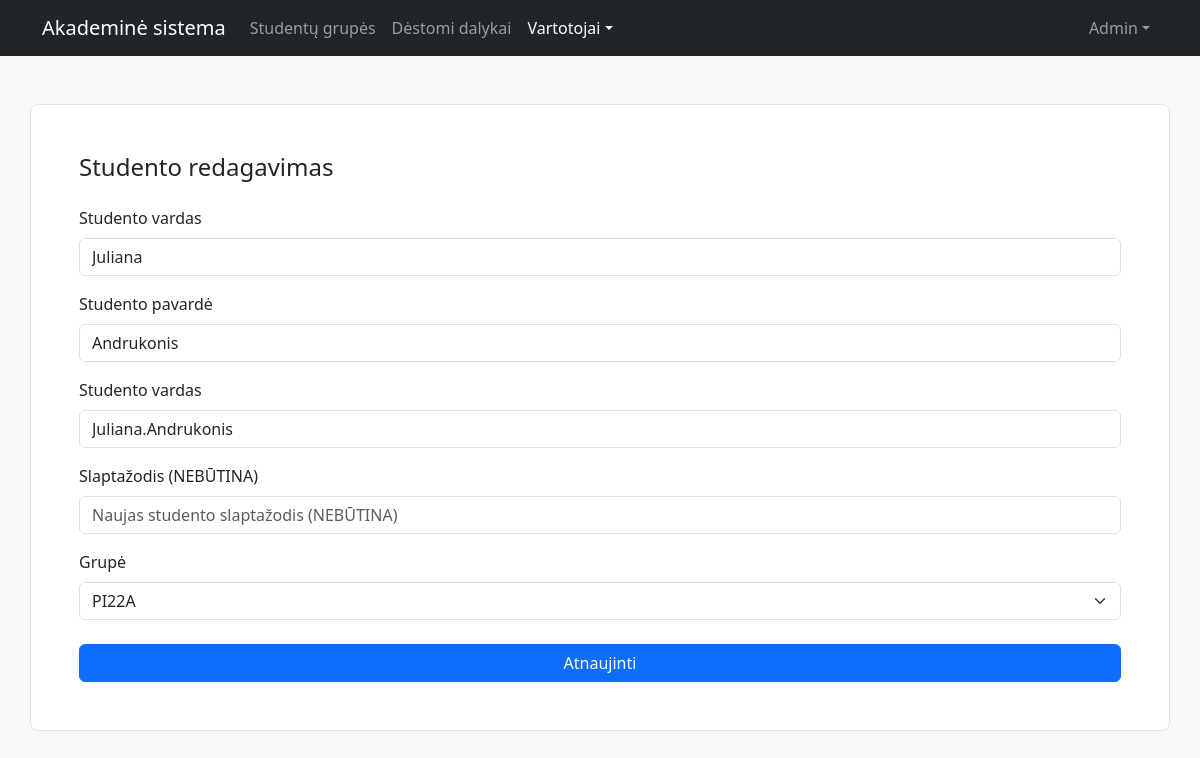
Screenshot of /views/admin/edit_student.php?student_id=10 (signed in) with the database file from the repository.
### tables this page shows
CREATE TABLE `users` (
  `id` int(11) NOT NULL,
  `name` varchar(50) NOT NULL,
  `lastname` varchar(50) NOT NULL,
  `username` varchar(50) NOT NULL,
  `password` varchar(255) NOT NULL,
  `role` tinyint(4) DEFAULT NULL,
  `group` int(11) DEFAULT NULL
);

CREATE TABLE `groups` (
  `id` int(11) NOT NULL,
  `name` varchar(50) NOT NULL
);

### config/config.php (called while the page is built, shortened)
<?php
class DB {
    private static $instance = null;
    public static function get() {
        if (self::$instance == null) {
            try {
                self::$instance = new PDO("mysql:host=" . DB_SERVER . ";dbname=" . DB_NAME, DB_USERNAME, DB_PASSWORD);
            } catch(PDOException $e) {
                die("Nepavyko prisijungti prie duomenu bazes: " . $e->getMessage());
            }
        }
        return self::$instance;
    }
}
?>

### core/user.php (called while the page is built, shortened)
<?php
require_once __DIR__ . "/../config/config.php";
class User {
	private $uid;
	function __construct($uid) {
		$this->uid = $uid;
	}
	public function get() {
		$query = DB::get()->prepare("SELECT * FROM users WHERE id=?");
        $query->execute([$this->uid]);
        return $query->fetch();
	}
}
?>

### core/admin.php (called while the page is built, shortened)
<?php
require_once __DIR__ . "/../config/config.php";
class Admin {
	public function all_groups() {
		$query = DB::get()->prepare("SELECT * FROM groups ORDER BY id");
        $query->execute();
        return $query->fetchAll();
	}
	public function get_user($id) {
		$query = DB::get()->prepare("SELECT * FROM users WHERE id = ?");
        $query->execute([$id]);
        return $query->fetch();
	}
}
?>

### views/admin/edit_student.php (the view, shortened to what this page needs)
<?php
if (isset($_SESSION["logged_in"]) && $_SESSION["logged_in"] === true) {
    require_once __DIR__ . "/../../core/user.php";
    $user = new User($_SESSION["uid"]);
    $profile = $user->get();
    if ($profile["role"] != 1) {
        die("Unauthorized access");
    } else {
        require_once __DIR__ . "/../../core/admin.php";
        $admin = new Admin();
        $student = $admin->get_user($_GET["student_id"]);
        $groups = $admin->all_groups();
    }
}
?>
<!doctype html>
<html lang="lt">
    <head>
        <link rel="stylesheet" href="https://cdnjs.cloudflare.com/ajax/libs/bootstrap/5.3.2/css/bootstrap.min.css" />
    </head>
    <body class="bg-body-tertiary">
        <?php
        require_once __DIR__ . "/../../views/navbar.php";
        ?>
        <div class="container p-5 my-5 bg-white border rounded-3">
            <h4>Studento redagavimas</h4>
            <form action="<?=BASE_URL . '/core/admin.php'?>" class="form-signin w-100 m-auto" method="post">
                <div class="mt-4 mb-3">
                    <label for="newStudentName" class="form-label">Studento vardas</label>
                    <input type="text" class="form-control" name="newStudentName" id="newStudentName" placeholder="Naujas studento vardas" value="<?=$student["name"]?>" required>
                </div>
                <div class="mb-3">
                    <label for="newStudentLastname" class="form-label">Studento pavardė</label>
                    <input type="text" class="form-control" name="newStudentLastname" id="newStudentLastname" placeholder="Nauja studento pavardė" value="<?=$student["lastname"]?>" required>
                </div>
                <div class="mb-3">
                    <label for="newStudentUsername" class="form-label">Studento vardas</label>
                    <input type="text" class="form-control" name="newStudentUsername" id="newStudentUsername" placeholder="Naujas studento prisijungimo vardas" value="<?=$student["username"]?>" required>
                </div>
                <div class="mb-3">
                    <label for="newStudentPassword" class="form-label">Slaptažodis (NEBŪTINA)</label>
                    <input type="password" class="form-control" name="newStudentPassword" id="newStudentPassword" placeholder="Naujas studento slaptažodis (NEBŪTINA)">
                </div>
                <div class="mb-3">
                    <label for="newStudentGroup" class="form-label">Grupė</label>
                    <select class="form-select" name="newStudentGroup">
                        <?php foreach ($groups as $group) {?>
                        <option value="<?=$group["id"]?>"<?=($student["group"] == $group["id"] ? " selected" : "")?>><?=$group["name"]?></option>
                        <?php } ?>
                    </select>
                </div>
                <button type="submit" class="btn btn-primary mt-2 w-100">Atnaujinti</button>
            </form>
        </div>
    </body>
</html>

### views/navbar.php (shortened to what this page needs)
<nav class="navbar navbar-dark bg-dark navbar-expand-lg">
    <div class="container d-flex flex-wrap">
        <a class="navbar-brand" href="<?=BASE_URL . "/views/dashboard.php"?>">Akademinė sistema</a>
        <div class="collapse navbar-collapse" id="navbarScroll">
            <ul class="navbar-nav me-auto">
                <?php if ($profile["role"] == 1) {?>
                <li class="nav-item">
                    <a class="nav-link<?php if ((basename($_SERVER['SCRIPT_FILENAME'], '.php') == "groups") || (basename($_SERVER['SCRIPT_FILENAME'], '.php') == "new_group") || (basename($_SERVER['SCRIPT_FILENAME'], '.php') == "edit_group")) { echo " active";}?>" href="groups.php">Studentų grupės</a>
                </li>
                <li class="nav-item">
                    <a class="nav-link<?php if ((basename($_SERVER['SCRIPT_FILENAME'], '.php') == "subjects") || (basename($_SERVER['SCRIPT_FILENAME'], '.php') == "new_subject") || (basename($_SERVER['SCRIPT_FILENAME'], '.php') == "edit_subject")) { echo " active";}?>" href="subjects.php">Dėstomi dalykai</a>
                </li>
                <li class="nav-item dropdown">
                    <a class="nav-link dropdown-toggle<?php if ((basename($_SERVER['SCRIPT_FILENAME'], '.php') == "teachers") || (basename($_SERVER['SCRIPT_FILENAME'], '.php') == "new_teacher") || (basename($_SERVER['SCRIPT_FILENAME'], '.php') == "edit_teacher") || (basename($_SERVER['SCRIPT_FILENAME'], '.php') == "students") || (basename($_SERVER['SCRIPT_FILENAME'], '.php') == "new_student") || (basename($_SERVER['SCRIPT_FILENAME'], '.php') == "edit_student")) { echo " active";}?>" href="#" role="button" data-bs-toggle="dropdown" aria-expanded="false">Vartotojai</a>
                </li>
                <?php } ?>
            </ul>
            <ul class="navbar-nav">
                <li class="nav-item dropdown">
                    <a class="nav-link dropdown-toggle" href="#" role="button" data-bs-toggle="dropdown" aria-expanded="false"><?=$profile["name"]?></a>
                </li>
            </ul>
        </div>
    </div>
</nav>

### rows the page displays
users: name "Admin"
users: newStudentName "Juliana", newStudentLastname "Andrukonis", newStudentUsername "Juliana.Andrukonis", newStudentGroup "PI22A"
